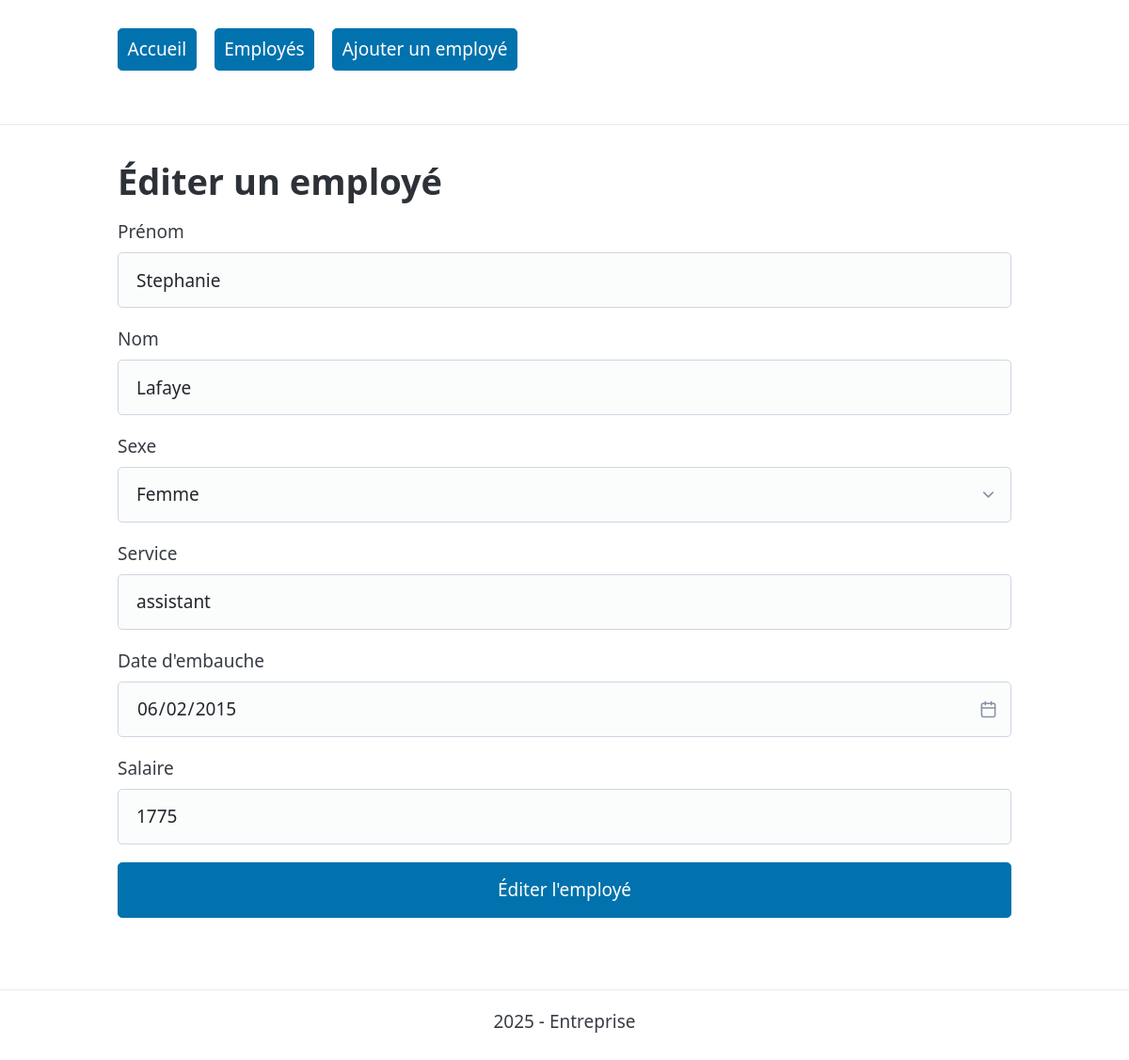
Screenshot of /employes/edit-employe.php?id=990 with the database file from the repository.
### tables this page shows
CREATE TABLE `employes` (
  `id_employes` int NOT NULL AUTO_INCREMENT,
  `prenom` varchar(20) DEFAULT NULL,
  `nom` varchar(20) DEFAULT NULL,
  `sexe` enum('m','f') NOT NULL,
  `service` varchar(30) DEFAULT NULL,
  `date_embauche` date DEFAULT NULL,
  `salaire` float DEFAULT NULL,
  PRIMARY KEY (id_employes)
);

### employes/edit-employe.php (called while the page is built, shortened)
<?php
include dirname(__DIR__) . '/fonctions.php';
require dirname(__DIR__) . '/connexiondb.php';
$idEditEmploye = $_GET['id'] ?? null;
$employe = getEmploye($pdo, $idEditEmploye);
include PATH_PROJET . '/views/employes/edit-employe-view.php';

### fonctions.php (called while the page is built, shortened)
<?php
function getEmploye($pdo, $idParam)
{
    $sql = "SELECT * FROM employes WHERE id_employes = :id";
    $stmt = $pdo->prepare($sql);
    $stmt->execute([
        ':id' => $idParam
    ]);
    return $stmt->fetch();
}

### views/employes/edit-employe-view.php (the view, shortened to what this page needs)
<?php
require PATH_PROJET . '/views/partials/header.php';
?>
<h1>Éditer un employé</h1>
<form action="?id=<?= $employe['id_employes']; ?>" method="POST">
    <div>
        <label for="prenom">Prénom</label>
        <input type="text" name="prenom" value="<?= htmlspecialchars($employe['prenom']); ?>" required>
    </div>
    <div>
        <label for="nom">Nom</label>
        <input type="text" name="nom" value="<?= htmlspecialchars($employe['nom']); ?>" required>
    </div>
    <div>
        <label for="sexe">Sexe</label>
        <select name="sexe" required>
            <option value="f" <?= $employe['sexe']=='f'?'selected':'' ?>>Femme</option>
        </select>
    </div>
    <div>
        <label for="service">Service</label>
        <input type="text" name="service" value="<?= htmlspecialchars($employe['service']); ?>">
    </div>
    <div>
        <label for="date_embauche">Date d'embauche</label>
        <input type="date" name="date_embauche" value="<?= $employe['date_embauche']; ?>">
    </div>
    <div>
        <label for="salaire">Salaire</label>
        <input type="number" step="0.01" name="salaire" value="<?= $employe['salaire']; ?>">
    </div>
    <div>
        <button type="submit" name="envoyer">Éditer l'employé</button>
    </div>
</form>
<?php require PATH_PROJET . '/views/partials/footer.php'; ?>

### rows the page displays
employes: prenom "Stephanie", nom "Lafaye", sexe "Femme", service "assistant", date_embauche "06/02/2015", salaire "1775"
